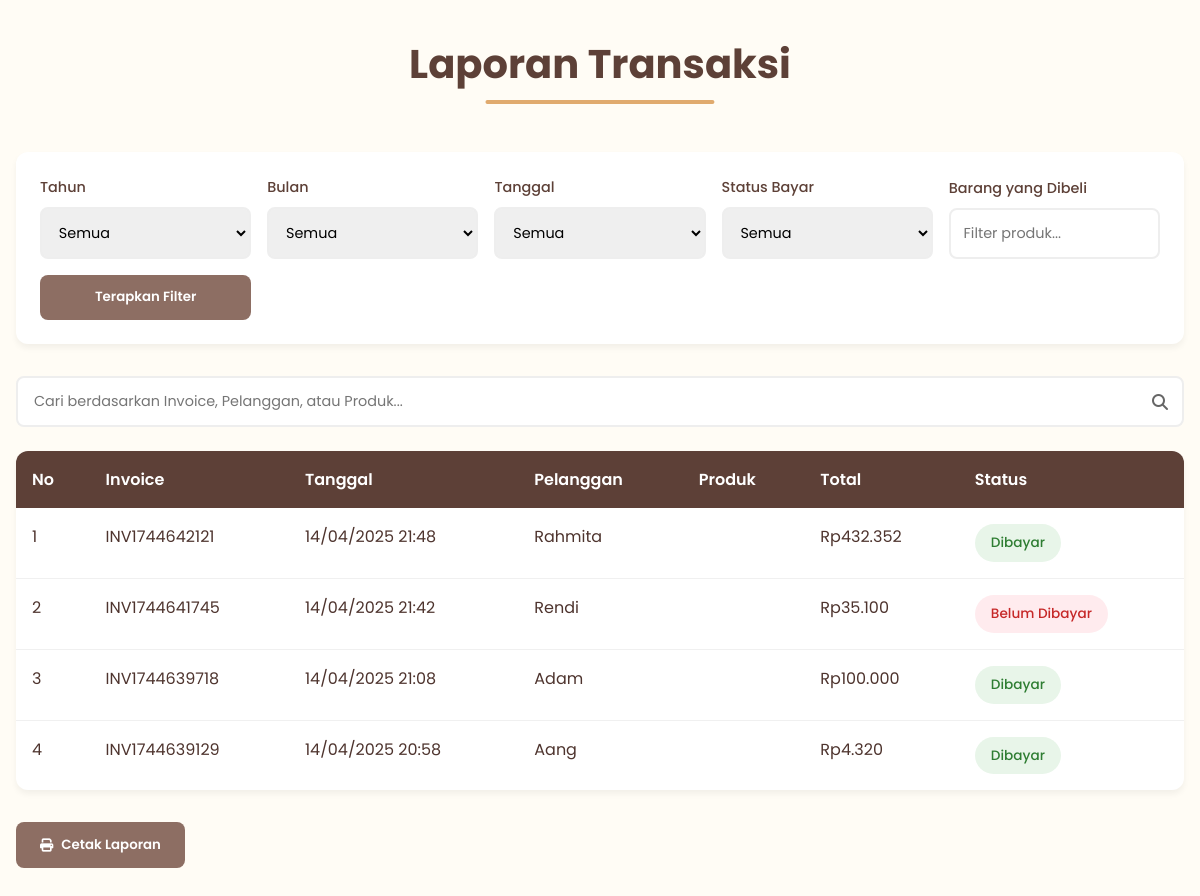
Before: /kasir/laporan/laporan.php with the older database file.
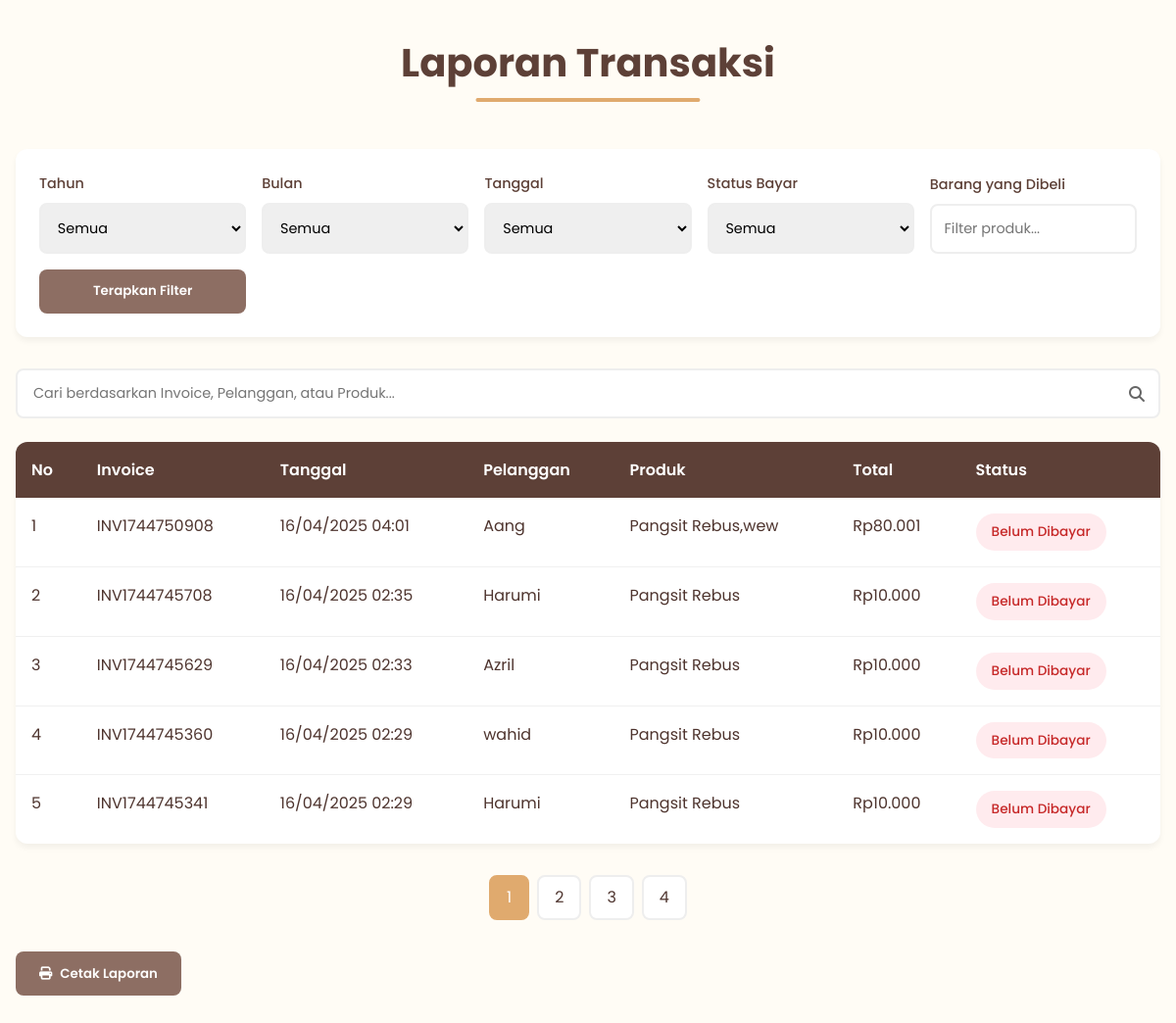
After: the same page with the newer database file.
### tables this page shows
CREATE TABLE `penjualan` (
  `PenjualanID` int(10) NOT NULL,
  `TanggalPenjualan` datetime DEFAULT NULL,
  `tgl_bayar` datetime DEFAULT NULL,
  `PelangganID` int(10) DEFAULT NULL,
  `status_bayar` enum('belum dibayar','dibayar') NOT NULL DEFAULT 'belum dibayar',
  `invoice` varchar(50) NOT NULL,
  `diskon` decimal(5,2) DEFAULT NULL,
  `pajak` decimal(5,2) DEFAULT NULL,
  `updated_at` datetime DEFAULT current_timestamp() ON UPDATE current_timestamp()
);

### kasir/laporan/laporan.php (the view, shortened to what this page needs)
<?php
$koneksi = new mysqli("localhost", "root", "", "kasir_reddra");
$tahun         = isset($_GET['tahun']) ? $_GET['tahun'] : '';
$bulan         = isset($_GET['bulan']) ? $_GET['bulan'] : '';
$tanggal       = isset($_GET['tanggal']) ? $_GET['tanggal'] : '';
$status_filter = isset($_GET['status_bayar']) ? $_GET['status_bayar'] : '';
$produk_filter = isset($_GET['produk']) ? $_GET['produk'] : '';
$where_conditions = [];
$params = [];
$param_types = "";
$where_clause = count($where_conditions) > 0 ? "WHERE " . implode(" AND ", $where_conditions) : "";
$results_per_page = 5;
$page = isset($_GET['page']) ? intval($_GET['page']) : 1;
$page = ($page < 1) ? 1 : $page;
$start_from = ($page - 1) * $results_per_page;
$having_clause = "";
$query = "SELECT
            p.PenjualanID,
            p.invoice,
            p.TanggalPenjualan,
            COALESCE(pel.NamaPelanggan, 'Umum') AS NamaPelanggan,
            p.status_bayar,
            IFNULL(SUM(dp.total_harga), 0) AS Total_Harga,
            GROUP_CONCAT(dp.barang_dibeli SEPARATOR ', ') AS Produk_Dibeli
          FROM penjualan p
          LEFT JOIN pelanggan pel ON p.PelangganID = pel.PelangganID
          LEFT JOIN detailpenjualan dp ON p.PenjualanID = dp.PenjualanID
          $where_clause
          GROUP BY p.PenjualanID"
          . $having_clause .
          " ORDER BY p.TanggalPenjualan DESC
          LIMIT ?, ?";
$all_params = $params;
$all_types = $param_types;
$all_params[] = $start_from;
$all_params[] = $results_per_page;
$all_types .= "ii";
$stmt = $koneksi->prepare($query);
if ($stmt) {
    if (!empty($all_params)) {
        $stmt->bind_param($all_types, ...$all_params);
    }
    $stmt->execute();
    $result = $stmt->get_result();
} else {
    die("Query error: " . $koneksi->error);
}
$count_query = "SELECT COUNT(*) AS total FROM (
                    SELECT p.PenjualanID
                    FROM penjualan p
                    LEFT JOIN pelanggan pel ON p.PelangganID = pel.PelangganID
                    LEFT JOIN detailpenjualan dp ON p.PenjualanID = dp.PenjualanID
                    $where_clause
                    GROUP BY p.PenjualanID" . $having_clause . "
                ) AS sub";
$count_stmt = $koneksi->prepare($count_query);
if ($count_stmt) {
    $count_stmt->execute();
    $count_result = $count_stmt->get_result();
    $row_total = $count_result->fetch_assoc();
    $total_data = $row_total["total"] ?? 0;
    $total_pages = ceil($total_data / $results_per_page);
} else {
    $total_pages = 1;
}
?>
<!DOCTYPE html>
<html lang="id">
<head>
    <link rel="stylesheet" href="https://cdnjs.cloudflare.com/ajax/libs/font-awesome/6.4.0/css/all.min.css">
</head>
<body>
    <div class="container">
        <div class="header">
            <h1 class="title">Laporan Transaksi</h1>
        </div>
        <div class="filter-card">
            <form class="filter-grid" method="get" action="">
                <div class="filter-group">
                    <label for="tahun" class="filter-label">Tahun</label>
                    <select name="tahun" id="tahun" class="filter-input">
                        <option value="">Semua</option>
                    </select>
                </div>
                <div class="filter-group">
                    <label for="bulan" class="filter-label">Bulan</label>
                    <select name="bulan" id="bulan" class="filter-input">
                        <option value="">Semua</option>
                    </select>
                </div>
                <div class="filter-group">
                    <label for="tanggal" class="filter-label">Tanggal</label>
                    <select name="tanggal" id="tanggal" class="filter-input">
                        <option value="">Semua</option>
                    </select>
                </div>
                <div class="filter-group">
                    <label for="status_bayar" class="filter-label">Status Bayar</label>
                    <select name="status_bayar" id="status_bayar" class="filter-input">
                        <option value="">Semua</option>
                    </select>
                </div>
                <div class="filter-group">
                    <label for="produk" class="filter-label">Barang yang Dibeli</label>
                    <input type="text" name="produk" id="produk" class="filter-input" placeholder="Filter produk..."
                        value="<?= htmlspecialchars($produk_filter) ?>">
                </div>
                <div class="filter-group">
                    <button type="submit" class="btn-filter">Terapkan Filter</button>
                </div>
            </form>
        </div>
        <div class="search-box">
            <input type="text" id="jsSearch" class="search-input"
                placeholder="Cari berdasarkan Invoice, Pelanggan, atau Produk...">
            <i class="fas fa-search search-icon"></i>
        </div>
        <table class="report-table">
            <thead>
                <tr>
                    <th>No</th>
                    <th>Invoice</th>
                    <th>Tanggal</th>
                    <th>Pelanggan</th>
                    <th>Produk</th>
                    <th>Total</th>
                    <th>Status</th>
                </tr>
            </thead>
            <tbody id="tableBody">
                <?php
                if ($result && $result->num_rows > 0):
                    $no = 1;
                    while ($row = $result->fetch_assoc()):
                ?>
                <tr>
                    <td data-label="No"><?= $no++ ?></td>
                    <td data-label="Invoice"><?= htmlspecialchars($row['invoice']) ?></td>
                    <td data-label="Tanggal"><?= date('d/m/Y H:i', strtotime($row['TanggalPenjualan'])) ?></td>
                    <td data-label="Pelanggan"><?= htmlspecialchars($row['NamaPelanggan']) ?></td>
                    <td data-label="Produk"><?= htmlspecialchars($row['Produk_Dibeli']) ?></td>
                    <td data-label="Total">Rp<?= number_format($row['Total_Harga'], 0, ',', '.') ?></td>
                    <td data-label="Status">
                        <span
                            class="status-badge <?= ($row['status_bayar'] == 'dibayar') ? 'status-paid' : 'status-unpaid' ?>">
                            <?= htmlspecialchars($row['status_bayar']) ?>
                        </span>
                    </td>
                </tr>
                <?php endwhile; endif; ?>
            </tbody>
        </table>
        <?php if($total_pages > 1): ?>
        <div class="pagination">
            <?php
            $query_str = http_build_query([
                'tahun' => $tahun,
                'bulan' => $bulan,
                'tanggal' => $tanggal,
                'status_bayar' => $status_filter,
                'produk' => $produk_filter
            ]);
            for ($i = 1; $i <= $total_pages; $i++):
                $active = ($i == $page) ? 'active' : '';
            ?>
            <a href="?page=<?= $i ?>&<?= $query_str ?>" class="page-link <?= $active ?>"><?= $i ?></a>
            <?php endfor; ?>
        </div>
        <?php endif; ?>
        <button class="btn-print" onclick="window.print()">
            <i class="fas fa-print"></i> Cetak Laporan
        </button>
    </div>
</body>
</html>

### kasir/laporan/laporan.php (style rules this page uses)
:root { --primary: #5D4037; --secondary: #8D6E63; --accent: #E0AA6E; --background: #FFFCF5; --text: #4E342E; --success: #4CAF50; --danger: #F44336; }
* { margin: 0; padding: 0; box-sizing: border-box; font-family: 'Poppins', sans-serif; }
body { background: var(--background); color: var(--text); line-height: 1.6; }
.container { max-width: 1200px; margin: 2rem auto; padding: 0 1rem; }
.header { text-align: center; margin-bottom: 3rem; }
.title { color: var(--primary); font-size: 2.5rem; position: relative; display: inline-block; padding-bottom: 0.5rem; }
.title::after { content: ''; position: absolute; bottom: 0; left: 50%; transform: translateX(-50%); width: 60%; height: 4px; background: var(--accent); border-radius: 2px; }
.filter-card { background: white; border-radius: 12px; box-shadow: 0 4px 6px rgba(0, 0, 0, 0.05); padding: 1.5rem; margin-bottom: 2rem; }
.filter-grid { display: grid; grid-template-columns: repeat(auto-fit, minmax(180px, 1fr)); gap: 1rem; align-items: end; }
.filter-group { display: flex; flex-direction: column; gap: 0.5rem; }
.filter-label { font-size: 0.9rem; color: var(--primary); font-weight: 500; }
.filter-input { padding: 0.8rem; border: 2px solid #EEE; border-radius: 8px; font-size: 0.9rem; transition: all 0.3s ease; }
.btn-filter { padding: 0.8rem 1.5rem; border: none; border-radius: 8px; font-weight: 600; cursor: pointer; transition: all 0.3s ease; background: var(--secondary); color: white; }
.search-box { position: relative; margin-bottom: 1.5rem; }
.search-input { width: 100%; padding: 0.8rem 2.5rem 0.8rem 1rem; border: 2px solid #EEE; border-radius: 8px; font-size: 0.9rem; transition: all 0.3s ease; }
.search-icon { position: absolute; right: 1rem; top: 50%; transform: translateY(-50%); color: #666; }
.report-table { width: 100%; border-collapse: collapse; background: white; border-radius: 12px; overflow: hidden; box-shadow: 0 4px 6px rgba(0, 0, 0, 0.05); margin-bottom: 2rem; }
.report-table thead { background: var(--primary); color: white; }
.report-table th { padding: 1rem; text-align: left; font-weight: 600; white-space: nowrap; }
.report-table td { padding: 1rem; border-bottom: 1px solid #F0F0F0; vertical-align: top; }
.report-table tbody tr:last-child td { border-bottom: none; }
.status-badge { display: inline-flex; align-items: center; padding: 0.5rem 1rem; border-radius: 20px; font-size: 0.85rem; font-weight: 500; text-transform: capitalize; }
.status-unpaid { background: #FFEBEE; color: #C62828; }
.pagination { display: flex; gap: 0.5rem; justify-content: center; flex-wrap: wrap; margin: 2rem 0; }
.page-link { padding: 0.5rem 1rem; border-radius: 8px; background: white; color: var(--text); text-decoration: none; border: 2px solid #EEE; transition: all 0.3s ease; }
.page-link:hover, .page-link.active { border-color: var(--accent); color: var(--primary); }
.page-link.active { background: var(--accent); color: white; }
.btn-print { display: inline-flex; align-items: center; gap: 0.5rem; padding: 0.8rem 1.5rem; border: none; border-radius: 8px; font-weight: 600; cursor: pointer; transition: all 0.3s ease; background: var(--secondary); color: white; }
.status-paid { background: #E8F5E9; color: #2E7D32; }

Changed rows visible on the page:
removed penjualan: invoice "INV1744642121", TanggalPenjualan "14/04/2025 21:48", NamaPelanggan "Rahmita", Total_Harga "432.352", status_bayar "Dibayar"
removed penjualan: invoice "INV1744641745", TanggalPenjualan "14/04/2025 21:42", NamaPelanggan "Rendi", Total_Harga "35.100", status_bayar "Belum Dibayar"
removed penjualan: invoice "INV1744639718", TanggalPenjualan "14/04/2025 21:08", NamaPelanggan "Adam", Total_Harga "100.000", status_bayar "Dibayar"
removed penjualan: invoice "INV1744639129", TanggalPenjualan "14/04/2025 20:58", NamaPelanggan "Aang", Total_Harga "4.320", status_bayar "Dibayar"
added penjualan: invoice "INV1744750908", TanggalPenjualan "16/04/2025 04:01", NamaPelanggan "Aang", Produk_Dibeli "Pangsit Rebus,wew", Total_Harga "80.001", status_bayar "Belum Dibayar"
added penjualan: invoice "INV1744745708", TanggalPenjualan "16/04/2025 02:35", NamaPelanggan "Harumi", Produk_Dibeli "Pangsit Rebus", Total_Harga "10.000", status_bayar "Belum Dibayar"
added penjualan: invoice "INV1744745629", TanggalPenjualan "16/04/2025 02:33", NamaPelanggan "Azril", Produk_Dibeli "Pangsit Rebus", Total_Harga "10.000", status_bayar "Belum Dibayar"
added penjualan: invoice "INV1744745360", TanggalPenjualan "16/04/2025 02:29", NamaPelanggan "wahid", Produk_Dibeli "Pangsit Rebus", Total_Harga "10.000", status_bayar "Belum Dibayar"
added penjualan: invoice "INV1744745341", TanggalPenjualan "16/04/2025 02:29", NamaPelanggan "Harumi", Produk_Dibeli "Pangsit Rebus", Total_Harga "10.000", status_bayar "Belum Dibayar"
Other visible differences:
new list line: "1"
new list line: "2"
new list line: "3"
new list line: "4"
